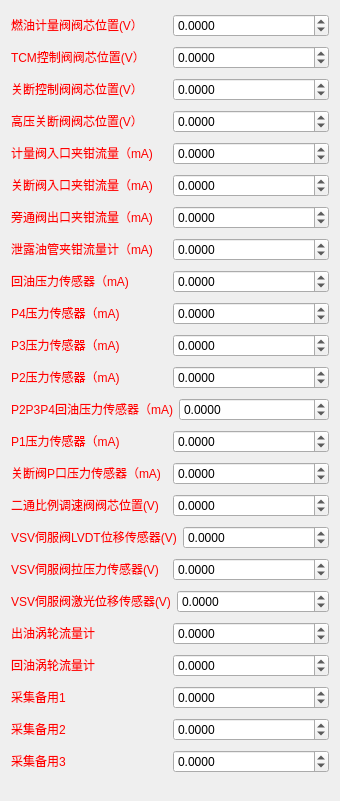
  <widget class="QWidget" name="layoutWidget">
   <property name="geometry">
    <rect>
     <x>200</x>
     <y>90</y>
     <width>340</width>
     <height>801</height>
    </rect>
   </property>
   <layout class="QVBoxLayout" name="verticalLayout_3">
    <item>
     <layout class="QHBoxLayout" name="horizontalLayout_3">
      <item>
       <widget class="QLabel" name="label_52">
        <property name="text">
         <string>&lt;html&gt;&lt;head/&gt;&lt;body&gt;&lt;p&gt;&lt;span style=&quot; color:#ff0000;&quot;&gt;燃油计量阀阀芯位置(V）&lt;/span&gt;&lt;/p&gt;&lt;/body&gt;&lt;/html&gt;</string>
        </property>
       </widget>
      </item>
      <item>
       <widget class="QDoubleSpinBox" name="spinBox_2">
        <property name="decimals">
         <number>4</number>
        </property>
        <property name="minimum">
         <double>-100.000000000000000</double>
        </property>
        <property name="maximum">
         <double>1000.000000000000000</double>
        </property>
       </widget>
      </item>
     </layout>
    </item>
    <item>
     <layout class="QHBoxLayout" name="horizontalLayout_7">
      <item>
       <widget class="QLabel" name="label_53">
        <property name="text">
         <string>&lt;html&gt;&lt;head/&gt;&lt;body&gt;&lt;p&gt;&lt;span style=&quot; color:#ff0000;&quot;&gt;TCM控制阀阀芯位置(V） &lt;/span&gt;&lt;/p&gt;&lt;/body&gt;&lt;/html&gt;</string>
        </property>
       </widget>
      </item>
      <item>
       <widget class="QDoubleSpinBox" name="spinBox_3">
        <property name="decimals">
         <number>4</number>
        </property>
        <property name="minimum">
         <double>-100.000000000000000</double>
        </property>
        <property name="maximum">
         <double>1000.000000000000000</double>
        </property>
       </widget>
      </item>
     </layout>
    </item>
    <item>
     <layout class="QHBoxLayout" name="horizontalLayout_4">
      <item>
       <widget class="QLabel" name="label_54">
        <property name="text">
         <string>&lt;html&gt;&lt;head/&gt;&lt;body&gt;&lt;p&gt;&lt;span style=&quot; color:#ff0000;&quot;&gt;关断控制阀阀芯位置(V）&lt;/span&gt;&lt;/p&gt;&lt;/body&gt;&lt;/html&gt;</string>
        </property>
       </widget>
      </item>
      <item>
       <widget class="QDoubleSpinBox" name="spinBox_4">
        <property name="decimals">
         <number>4</number>
        </property>
        <property name="minimum">
         <double>-100.000000000000000</double>
        </property>
        <property name="maximum">
         <double>1000.000000000000000</double>
        </property>
       </widget>
      </item>
     </layout>
    </item>
    <item>
     <layout class="QHBoxLayout" name="horizontalLayout_5">
      <item>
       <widget class="QLabel" name="label_55">
        <property name="text">
         <string>&lt;html&gt;&lt;head/&gt;&lt;body&gt;&lt;p&gt;&lt;span style=&quot; color:#ff0000;&quot;&gt;高压关断阀阀芯位置(V）&lt;/span&gt;&lt;/p&gt;&lt;/body&gt;&lt;/html&gt;</string>
        </property>
       </widget>
      </item>
      <item>
       <widget class="QDoubleSpinBox" name="spinBox_5">
        <property name="decimals">
         <number>4</number>
        </property>
        <property name="minimum">
         <double>-100.000000000000000</double>
        </property>
        <property name="maximum">
         <double>1000.000000000000000</double>
        </property>
       </widget>
      </item>
     </layout>
    </item>
    <item>
     <layout class="QHBoxLayout" name="horizontalLayout_6">
      <item>
       <widget class="QLabel" name="label_58">
        <property name="text">
         <string>&lt;html&gt;&lt;head/&gt;&lt;body&gt;&lt;p&gt;&lt;span style=&quot; color:#ff0000;&quot;&gt;计量阀入口夹钳流量（mA)&lt;/span&gt;&lt;/p&gt;&lt;/body&gt;&lt;/html&gt;</string>
        </property>
       </widget>
      </item>
      <item>
       <widget class="QDoubleSpinBox" name="spinBox_10">
        <property name="decimals">
         <number>4</number>
        </property>
        <property name="minimum">
         <double>-100.000000000000000</double>
        </property>
        <property name="maximum">
         <double>1000.000000000000000</double>
        </property>
       </widget>
      </item>
     </layout>
    </item>
    <item>
     <layout class="QHBoxLayout" name="horizontalLayout_9">
      <item>
       <widget class="QLabel" name="label_59">
        <property name="text">
         <string>&lt;html&gt;&lt;head/&gt;&lt;body&gt;&lt;p&gt;&lt;span style=&quot; color:#ff0000;&quot;&gt;关断阀入口夹钳流量（mA)&lt;/span&gt;&lt;/p&gt;&lt;/body&gt;&lt;/html&gt;</string>
        </property>
       </widget>
      </item>
      <item>
       <widget class="QDoubleSpinBox" name="spinBox_11">
        <property name="decimals">
         <number>4</number>
        </property>
        <property name="minimum">
         <double>-100.000000000000000</double>
        </property>
        <property name="maximum">
         <double>1000.000000000000000</double>
        </property>
       </widget>
      </item>
     </layout>
    </item>
    <item>
     <layout class="QHBoxLayout" name="horizontalLayout_14">
      <item>
       <widget class="QLabel" name="label_60">
        <property name="text">
         <string>&lt;html&gt;&lt;head/&gt;&lt;body&gt;&lt;p&gt;&lt;span style=&quot; color:#ff0000;&quot;&gt;旁通阀出口夹钳流量（mA)&lt;/span&gt;&lt;/p&gt;&lt;/body&gt;&lt;/html&gt;</string>
        </property>
       </widget>
      </item>
      <item>
       <widget class="QDoubleSpinBox" name="spinBox_12">
        <property name="decimals">
         <number>4</number>
        </property>
        <property name="minimum">
         <double>-100.000000000000000</double>
        </property>
        <property name="maximum">
         <double>1000.000000000000000</double>
        </property>
       </widget>
      </item>
     </layout>
    </item>
    <item>
     <layout class="QHBoxLayout" name="horizontalLayout_15">
      <item>
       <widget class="QLabel" name="label_61">
        <property name="text">
         <string>&lt;html&gt;&lt;head/&gt;&lt;body&gt;&lt;p&gt;&lt;span style=&quot; color:#ff0000;&quot;&gt;泄露油管夹钳流量计（mA)&lt;/span&gt;&lt;/p&gt;&lt;/body&gt;&lt;/html&gt;</string>
        </property>
       </widget>
      </item>
      <item>
       <widget class="QDoubleSpinBox" name="spinBox_13">
        <property name="decimals">
         <number>4</number>
        </property>
        <property name="minimum">
         <double>-100.000000000000000</double>
        </property>
        <property name="maximum">
         <double>1000.000000000000000</double>
        </property>
       </widget>
      </item>
     </layout>
    </item>
    <item>
     <layout class="QHBoxLayout" name="horizontalLayout_17">
      <item>
       <widget class="QLabel" name="label_62">
        <property name="text">
         <string>&lt;html&gt;&lt;head/&gt;&lt;body&gt;&lt;p&gt;&lt;span style=&quot; color:#ff0000;&quot;&gt;回油压力传感器（mA)&lt;/span&gt;&lt;/p&gt;&lt;/body&gt;&lt;/html&gt;</string>
        </property>
       </widget>
      </item>
      <item>
       <widget class="QDoubleSpinBox" name="spinBox_14">
        <property name="decimals">
         <number>4</number>
        </property>
        <property name="minimum">
         <double>-100.000000000000000</double>
        </property>
        <property name="maximum">
         <double>1000.000000000000000</double>
        </property>
       </widget>
      </item>
     </layout>
    </item>
    <item>
     <layout class="QHBoxLayout" name="horizontalLayout_18">
      <item>
       <widget class="QLabel" name="label_63">
        <property name="text">
         <string>&lt;html&gt;&lt;head/&gt;&lt;body&gt;&lt;p&gt;&lt;span style=&quot; color:#ff0000;&quot;&gt;P4压力传感器（mA)&lt;/span&gt;&lt;/p&gt;&lt;/body&gt;&lt;/html&gt;</string>
        </property>
       </widget>
      </item>
      <item>
       <widget class="QDoubleSpinBox" name="spinBox_15">
        <property name="decimals">
         <number>4</number>
        </property>
        <property name="minimum">
         <double>-100.000000000000000</double>
        </property>
        <property name="maximum">
         <double>1000.000000000000000</double>
        </property>
       </widget>
      </item>
     </layout>
    </item>
    <item>
     <layout class="QHBoxLayout" name="horizontalLayout_19">
      <item>
       <widget class="QLabel" name="label_64">
        <property name="text">
         <string>&lt;html&gt;&lt;head/&gt;&lt;body&gt;&lt;p&gt;&lt;span style=&quot; color:#ff0000;&quot;&gt;P3压力传感器（mA)&lt;/span&gt;&lt;/p&gt;&lt;/body&gt;&lt;/html&gt;</string>
        </property>
       </widget>
      </item>
      <item>
       <widget class="QDoubleSpinBox" name="spinBox_16">
        <property name="decimals">
         <number>4</number>
        </property>
        <property name="minimum">
         <double>-100.000000000000000</double>
        </property>
        <property name="maximum">
         <double>1000.000000000000000</double>
        </property>
       </widget>
      </item>
     </layout>
    </item>
    <item>
     <layout class="QHBoxLayout" name="horizontalLayout_20">
      <item>
       <widget class="QLabel" name="label_65">
        <property name="text">
         <string>&lt;html&gt;&lt;head/&gt;&lt;body&gt;&lt;p&gt;&lt;span style=&quot; color:#ff0000;&quot;&gt;P2压力传感器（mA)&lt;/span&gt;&lt;/p&gt;&lt;/body&gt;&lt;/html&gt;</string>
        </property>
       </widget>
      </item>
      <item>
       <widget class="QDoubleSpinBox" name="spinBox_17">
        <property name="decimals">
         <number>4</number>
        </property>
        <property name="minimum">
         <double>-100.000000000000000</double>
        </property>
        <property name="maximum">
         <double>1000.000000000000000</double>
        </property>
       </widget>
      </item>
     </layout>
    </item>
    <item>
     <layout class="QHBoxLayout" name="horizontalLayout_21">
      <item>
       <widget class="QLabel" name="label_66">
        <property name="text">
         <string>&lt;html&gt;&lt;head/&gt;&lt;body&gt;&lt;p&gt;&lt;span style=&quot; color:#ff0000;&quot;&gt;P2P3P4回油压力传感器（mA)&lt;/span&gt;&lt;/p&gt;&lt;/body&gt;&lt;/html&gt;</string>
        </property>
       </widget>
      </item>
      <item>
       <widget class="QDoubleSpinBox" name="spinBox_18">
        <property name="decimals">
         <number>4</number>
        </property>
        <property name="minimum">
         <double>-100.000000000000000</double>
        </property>
        <property name="maximum">
         <double>1000.000000000000000</double>
        </property>
       </widget>
      </item>
     </layout>
    </item>
    <item>
     <layout class="QHBoxLayout" name="horizontalLayout_2">
      <item>
       <widget class="QLabel" name="label_67">
        <property name="text">
         <string>&lt;html&gt;&lt;head/&gt;&lt;body&gt;&lt;p&gt;&lt;span style=&quot; color:#ff0000;&quot;&gt;P1压力传感器（mA)&lt;/span&gt;&lt;/p&gt;&lt;/body&gt;&lt;/html&gt;</string>
        </property>
       </widget>
      </item>
      <item>
       <widget class="QDoubleSpinBox" name="spinBox_19">
        <property name="decimals">
         <number>4</number>
        </property>
        <property name="minimum">
         <double>-100.000000000000000</double>
        </property>
        <property name="maximum">
         <double>1000.000000000000000</double>
        </property>
       </widget>
      </item>
     </layout>
    </item>
    <item>
     <layout class="QHBoxLayout" name="horizontalLayout_8">
      <item>
       <widget class="QLabel" name="label_68">
        <property name="text">
         <string>&lt;html&gt;&lt;head/&gt;&lt;body&gt;&lt;p&gt;&lt;span style=&quot; color:#ff0000;&quot;&gt;关断阀P口压力传感器（mA)&lt;/span&gt;&lt;/p&gt;&lt;/body&gt;&lt;/html&gt;</string>
        </property>
       </widget>
      </item>
      <item>
       <widget class="QDoubleSpinBox" name="spinBox_20">
        <property name="decimals">
         <number>4</number>
        </property>
        <property name="minimum">
         <double>-100.000000000000000</double>
        </property>
        <property name="maximum">
         <double>1000.000000000000000</double>
        </property>
       </widget>
      </item>
     </layout>
    </item>
    <item>
     <layout class="QHBoxLayout" name="horizontalLayout_10">
      <item>
       <widget class="QLabel" name="label_69">
        <property name="text">
         <string>&lt;html&gt;&lt;head/&gt;&lt;body&gt;&lt;p&gt;&lt;span style=&quot; color:#ff0000;&quot;&gt;二通比例调速阀阀芯位置(V)&lt;/span&gt;&lt;/p&gt;&lt;/body&gt;&lt;/html&gt;</string>
        </property>
       </widget>
      </item>
      <item>
       <widget class="QDoubleSpinBox" name="spinBox_6">
        <property name="decimals">
         <number>4</number>
        </property>
        <property name="minimum">
         <double>-100.000000000000000</double>
        </property>
        <property name="maximum">
         <double>1000.000000000000000</double>
        </property>
       </widget>
      </item>
     </layout>
    </item>
    <item>
     <layout class="QHBoxLayout" name="horizontalLayout_11">
      <item>
       <widget class="QLabel" name="label_70">
        <property name="text">
         <string>&lt;html&gt;&lt;head/&gt;&lt;body&gt;&lt;p&gt;&lt;span style=&quot; color:#ff0000;&quot;&gt;VSV伺服阀LVDT位移传感器(V)&lt;/span&gt;&lt;/p&gt;&lt;/body&gt;&lt;/html&gt;</string>
        </property>
       </widget>
      </item>
      <item>
       <widget class="QDoubleSpinBox" name="spinBox_7">
        <property name="decimals">
         <number>4</number>
        </property>
        <property name="minimum">
         <double>-100.000000000000000</double>
        </property>
        <property name="maximum">
         <double>1000.000000000000000</double>
        </property>
       </widget>
      </item>
     </layout>
    </item>
    <item>
     <layout class="QHBoxLayout" name="horizontalLayout_12">
      <item>
       <widget class="QLabel" name="label_71">
        <property name="text">
         <string>&lt;html&gt;&lt;head/&gt;&lt;body&gt;&lt;p&gt;&lt;span style=&quot; color:#ff0000;&quot;&gt;VSV伺服阀拉压力传感器(V)&lt;/span&gt;&lt;/p&gt;&lt;/body&gt;&lt;/html&gt;</string>
        </property>
       </widget>
      </item>
      <item>
       <widget class="QDoubleSpinBox" name="spinBox_8">
        <property name="decimals">
         <number>4</number>
        </property>
        <property name="minimum">
         <double>-100.000000000000000</double>
        </property>
        <property name="maximum">
         <double>1000.000000000000000</double>
        </property>
       </widget>
      </item>
     </layout>
    </item>
    <item>
     <layout class="QHBoxLayout" name="horizontalLayout_13">
      <item>
       <widget class="QLabel" name="label_72">
        <property name="text">
         <string>&lt;html&gt;&lt;head/&gt;&lt;body&gt;&lt;p&gt;&lt;span style=&quot; color:#ff0000;&quot;&gt;VSV伺服阀激光位移传感器(V)&lt;/span&gt;&lt;/p&gt;&lt;/body&gt;&lt;/html&gt;</string>
        </property>
       </widget>
      </item>
      <item>
       <widget class="QDoubleSpinBox" name="spinBox_9">
        <property name="decimals">
         <number>4</number>
        </property>
        <property name="minimum">
         <double>-100.000000000000000</double>
        </property>
        <property name="maximum">
         <double>1000.000000000000000</double>
        </property>
       </widget>
      </item>
     </layout>
    </item>
    <item>
     <layout class="QHBoxLayout" name="horizontalLayout_22">
      <item>
       <widget class="QLabel" name="label_56">
        <property name="text">
         <string>&lt;html&gt;&lt;head/&gt;&lt;body&gt;&lt;p&gt;&lt;span style=&quot; color:#ff0000;&quot;&gt;出油涡轮流量计&lt;/span&gt;&lt;/p&gt;&lt;/body&gt;&lt;/html&gt;</string>
        </property>
       </widget>
      </item>
      <item>
       <widget class="QDoubleSpinBox" name="spinBox_21">
        <property name="decimals">
         <number>4</number>
        </property>
        <property name="minimum">
         <double>-100.000000000000000</double>
        </property>
        <property name="maximum">
         <double>1000.000000000000000</double>
        </property>
       </widget>
      </item>
     </layout>
    </item>
    <item>
     <layout class="QHBoxLayout" name="horizontalLayout_23">
      <item>
       <widget class="QLabel" name="label_57">
        <property name="text">
         <string>&lt;html&gt;&lt;head/&gt;&lt;body&gt;&lt;p&gt;&lt;span style=&quot; color:#ff0000;&quot;&gt;回油涡轮流量计&lt;/span&gt;&lt;/p&gt;&lt;/body&gt;&lt;/html&gt;</string>
        </property>
       </widget>
      </item>
      <item>
       <widget class="QDoubleSpinBox" name="spinBox_22">
        <property name="decimals">
         <number>4</number>
        </property>
        <property name="minimum">
         <double>-100.000000000000000</double>
        </property>
        <property name="maximum">
         <double>1000.000000000000000</double>
        </property>
       </widget>
      </item>
     </layout>
    </item>
    <item>
     <layout class="QHBoxLayout" name="horizontalLayout_24">
      <item>
       <widget class="QLabel" name="label_73">
        <property name="text">
         <string>&lt;html&gt;&lt;head/&gt;&lt;body&gt;&lt;p&gt;&lt;span style=&quot; color:#ff0000;&quot;&gt;采集备用1&lt;/span&gt;&lt;/p&gt;&lt;/body&gt;&lt;/html&gt;</string>
        </property>
       </widget>
      </item>
      <item>
       <widget class="QDoubleSpinBox" name="spinBox_23">
        <property name="decimals">
         <number>4</number>
        </property>
        <property name="minimum">
         <double>-100.000000000000000</double>
        </property>
        <property name="maximum">
         <double>1000.000000000000000</double>
        </property>
       </widget>
      </item>
     </layout>
    </item>
    <item>
     <layout class="QHBoxLayout" name="horizontalLayout_25">
      <item>
       <widget class="QLabel" name="label_74">
        <property name="text">
         <string>&lt;html&gt;&lt;head/&gt;&lt;body&gt;&lt;p&gt;&lt;span style=&quot; color:#ff0000;&quot;&gt;采集备用2&lt;/span&gt;&lt;/p&gt;&lt;/body&gt;&lt;/html&gt;</string>
        </property>
       </widget>
      </item>
      <item>
       <widget class="QDoubleSpinBox" name="spinBox_24">
        <property name="decimals">
         <number>4</number>
        </property>
        <property name="minimum">
         <double>-100.000000000000000</double>
        </property>
        <property name="maximum">
         <double>1000.000000000000000</double>
        </property>
       </widget>
      </item>
     </layout>
    </item>
    <item>
     <layout class="QHBoxLayout" name="horizontalLayout_26">
      <item>
       <widget class="QLabel" name="label_75">
        <property name="text">
         <string>&lt;html&gt;&lt;head/&gt;&lt;body&gt;&lt;p&gt;&lt;span style=&quot; color:#ff0000;&quot;&gt;采集备用3&lt;/span&gt;&lt;/p&gt;&lt;/body&gt;&lt;/html&gt;</string>
        </property>
       </widget>
      </item>
      <item>
       <widget class="QDoubleSpinBox" name="spinBox_25">
        <property name="decimals">
         <number>4</number>
        </property>
        <property name="minimum">
         <double>-100.000000000000000</double>
        </property>
        <property name="maximum">
         <double>1000.000000000000000</double>
        </property>
       </widget>
      </item>
     </layout>
    </item>
   </layout>
  </widget>
